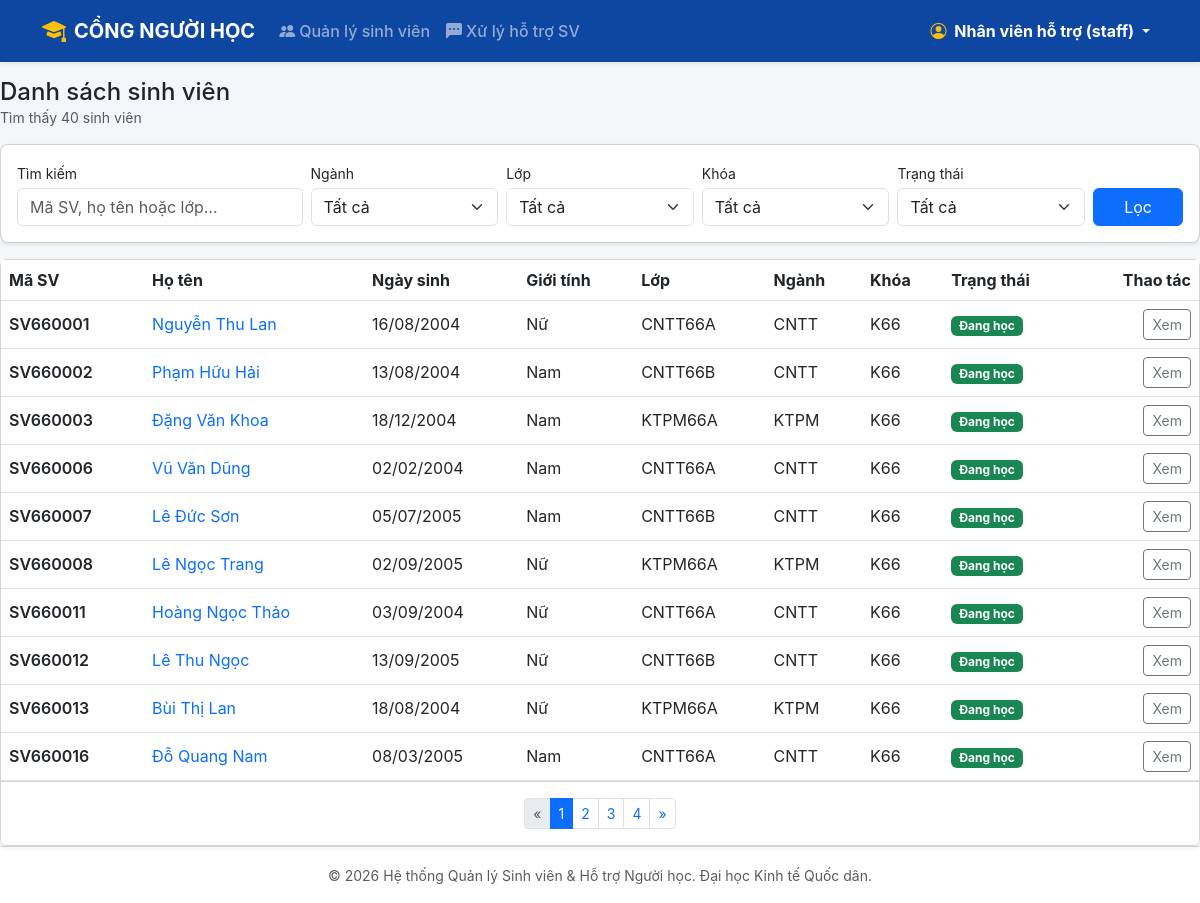
/students/ (signed in), run on the app's committed database.
### tables this page shows
CREATE TABLE TaiKhoan (
    id INTEGER PRIMARY KEY AUTOINCREMENT,
    username TEXT NOT NULL UNIQUE,
    password_hash TEXT NOT NULL,
    vai_tro TEXT NOT NULL CHECK (vai_tro IN ('student', 'support_staff', 'admin')),
    ho_ten TEXT,
    sinh_vien_id INTEGER UNIQUE REFERENCES SinhVien(id) ON DELETE CASCADE
);

CREATE TABLE SinhVien (
    id INTEGER PRIMARY KEY AUTOINCREMENT,
    ma_sv TEXT NOT NULL UNIQUE,
    ho_ten TEXT NOT NULL,
    ngay_sinh TEXT,
    gioi_tinh TEXT CHECK (gioi_tinh IN ('Nam', 'Nữ', 'Khác')),
    email TEXT,
    so_dien_thoai TEXT,
    dia_chi TEXT,
    lop_id INTEGER NOT NULL REFERENCES Lop(id),
    trang_thai TEXT NOT NULL DEFAULT 'Đang học'
        CHECK (trang_thai IN ('Đang học', 'Bảo lưu', 'Đã tốt nghiệp', 'Thôi học')),
    ngay_tao TEXT NOT NULL DEFAULT (datetime('now', 'localtime'))
);

CREATE TABLE Lop (
    id INTEGER PRIMARY KEY AUTOINCREMENT,
    ma_lop TEXT NOT NULL UNIQUE,
    ten_lop TEXT NOT NULL,
    nganh_id INTEGER NOT NULL REFERENCES NganhHoc(id),
    khoa_hoc TEXT NOT NULL
);

CREATE TABLE NganhHoc (
    id INTEGER PRIMARY KEY AUTOINCREMENT,
    ma_nganh TEXT NOT NULL UNIQUE,
    ten_nganh TEXT NOT NULL
);

### students.py (the view)
@students_bp.route("/")
@roles_required("admin", "support_staff")
def list_students():
    db = get_db()
    students, total, page, pages = query_students(request.args)
    return render_template(
        "students/list.html", students=students, total=total, page=page, pages=pages,
        f=request.args,
        nganh_list=db.execute("SELECT id, ma_nganh, ten_nganh FROM NganhHoc ORDER BY ma_nganh").fetchall(),
        lop_list=db.execute("SELECT id, ma_lop FROM Lop ORDER BY ma_lop").fetchall(),
        khoa_list=db.execute("SELECT DISTINCT khoa_hoc FROM Lop ORDER BY khoa_hoc").fetchall(),
        trang_thai_list=TRANG_THAI)

### app.py (called while the page is built)
def dmy(value):
    if not value:
        return "—"
    try:
        return datetime.strptime(str(value)[:10], "%Y-%m-%d").strftime("%d/%m/%Y")
    except ValueError:
        return value

### auth.py (called while the page is built)
@auth_bp.before_app_request
def load_logged_in_user():
    user_id = session.get("user_id")
    if user_id is None:
        g.user = None
    else:
        db = get_db()
        g.user = db.execute(
            "SELECT id, username, vai_tro, ho_ten, sinh_vien_id FROM TaiKhoan WHERE id = ?",
            (user_id,)
        ).fetchone()

def roles_required(*roles):
    def decorator(view):
        @functools.wraps(view)
        def wrapped_view(**kwargs):
            if g.user is None:
                flash("Vui lòng đăng nhập để tiếp tục.", "warning")
                return redirect(url_for("auth.login"))
            if g.user["vai_tro"] not in roles:
                flash("Bạn không có quyền truy cập vào chức năng hoặc trang này.", "danger")
                if g.user["vai_tro"] == "student":
                    return redirect(url_for("portal.profile"))
                return redirect(url_for("students.list_students"))
            return view(**kwargs)
        return wrapped_view
    return decorator

### models.py (called while the page is built)
def connect(path):
    conn = sqlite3.connect(path)
    conn.row_factory = sqlite3.Row
    conn.execute("PRAGMA foreign_keys = ON")
    conn.create_function("norm", 1, normalize, deterministic=True)
    return conn

def get_db():
    if "db" not in g:
        g.db = connect(current_app.config["DATABASE"])
    return g.db

### students.py (called while the page is built)
def _is_int(text):
    return text.isascii() and text.isdigit()

### templates/students/list.html (shortened to what this page needs)
{% extends "base.html" %}
{% from "_macros.html" import status_badge, pagination with context %}
{% block content %}
<div class="d-flex flex-wrap justify-content-between align-items-center gap-2 mb-3">
  <div>
    <h1 class="h4 mb-0">Danh sách sinh viên</h1>
    <div class="text-muted small">Tìm thấy {{ total }} sinh viên</div>
  </div>
</div>
<form method="get" class="card card-body shadow-sm mb-3">
  <div class="row g-2 align-items-end">
    <div class="col-lg-3">
      <label class="form-label small mb-1" for="q">Tìm kiếm</label>
      <input type="search" id="q" name="q" class="form-control" placeholder="Mã SV, họ tên hoặc lớp…"
             value="{{ f.get('q', '') }}">
    </div>
    <div class="col-6 col-lg-2">
      <label class="form-label small mb-1" for="f-nganh">Ngành</label>
      <select class="form-select" id="f-nganh" name="nganh_id" data-autosubmit data-reset-target="#f-lop">
        <option value="">Tất cả</option>
      </select>
    </div>
    <div class="col-6 col-lg-2">
      <label class="form-label small mb-1" for="f-lop">Lớp</label>
      <select class="form-select" id="f-lop" name="lop_id" data-autosubmit>
        <option value="">Tất cả</option>
      </select>
    </div>
    <div class="col-6 col-lg-2">
      <label class="form-label small mb-1" for="f-khoa">Khóa</label>
      <select class="form-select" id="f-khoa" name="khoa_hoc" data-autosubmit>
        <option value="">Tất cả</option>
      </select>
    </div>
    <div class="col-6 col-lg-2">
      <label class="form-label small mb-1" for="f-tt">Trạng thái</label>
      <select class="form-select" id="f-tt" name="trang_thai" data-autosubmit>
        <option value="">Tất cả</option>
      </select>
    </div>
    <div class="col-lg-1 d-grid">
      <button class="btn btn-primary">Lọc</button>
    </div>
  </div>
</form>
<div class="card shadow-sm">
  <div class="table-responsive">
    <table class="table table-hover align-middle mb-0">
      <thead>
        <tr>
          <th>Mã SV</th><th>Họ tên</th><th>Ngày sinh</th><th>Giới tính</th>
          <th>Lớp</th><th>Ngành</th><th>Khóa</th><th>Trạng thái</th><th class="text-end">Thao tác</th>
        </tr>
      </thead>
      <tbody>
        {% for s in students %}
        <tr>
          <td class="fw-semibold">{{ s.ma_sv }}</td>
          <td><a class="text-decoration-none" href="{{ url_for('students.detail', sv_id=s.id) }}">{{ s.ho_ten }}</a></td>
          <td>{{ s.ngay_sinh|dmy }}</td>
          <td>{{ s.gioi_tinh or '—' }}</td>
          <td>{{ s.ma_lop }}</td>
          <td>{{ s.ma_nganh }}</td>
          <td>{{ s.khoa_hoc }}</td>
          <td>{{ status_badge(s.trang_thai) }}</td>
          <td class="text-end text-nowrap">
            <a class="btn btn-sm btn-outline-secondary" href="{{ url_for('students.detail', sv_id=s.id) }}">Xem</a>
          </td>
        </tr>
        {% else %}
        <tr><td colspan="9" class="text-center text-muted py-5">Không có sinh viên nào phù hợp.</td></tr>
        {% endfor %}
      </tbody>
    </table>
  </div>
  {% if pages > 1 %}
  <div class="card-footer bg-white py-3">{{ pagination('students.list_students', page, pages) }}</div>
  {% endif %}
</div>
{% endblock %}

### templates/base.html (shortened to what this page needs)
<!DOCTYPE html>
<html lang="vi">
<head>
    <link href="https://cdn.jsdelivr.net/npm/bootstrap@5.3.0/dist/css/bootstrap.min.css" rel="stylesheet">
    <link rel="stylesheet" href="https://cdn.jsdelivr.net/npm/bootstrap-icons@1.11.1/font/bootstrap-icons.css">
</head>
<body>
    <nav class="navbar navbar-expand-lg navbar-dark navbar-neu shadow-sm sticky-top">
        <div class="container">
            <a class="navbar-brand fw-bold d-flex align-items-center" href="{{ url_for('home') }}">
                <i class="bi bi-mortarboard-fill me-2 fs-4 text-warning"></i> CỔNG NGƯỜI HỌC
            </a>
            <div class="collapse navbar-collapse" id="navbarNav">
                <ul class="navbar-nav me-auto mb-2 mb-lg-0">
                    {% if g.user %}
                        {% if g.user.vai_tro == 'student' %}
                            <li class="nav-item">
                                <a class="nav-link" href="{{ url_for('portal.profile') }}"><i class="bi bi-person-circle me-1"></i>Hồ sơ cá nhân</a>
                            </li>
                            <li class="nav-item">
                                <a class="nav-link" href="{{ url_for('portal.curriculum') }}"><i class="bi bi-journal-text me-1"></i>Chương trình đào tạo</a>
                            </li>
                            <li class="nav-item">
                                <a class="nav-link" href="{{ url_for('portal.finance') }}"><i class="bi bi-credit-card me-1"></i>Tài chính sinh viên</a>
                            </li>
                            <li class="nav-item">
                                <a class="nav-link" href="{{ url_for('portal.support') }}"><i class="bi bi-headset me-1"></i>Hỗ trợ & Thắc mắc</a>
                            </li>
                        {% else %}
                            <li class="nav-item">
                                <a class="nav-link" href="{{ url_for('students.list_students') }}"><i class="bi bi-people-fill me-1"></i>Quản lý sinh viên</a>
                            </li>
                            <li class="nav-item">
                                <a class="nav-link" href="{{ url_for('portal.support') }}"><i class="bi bi-chat-left-dots-fill me-1"></i>Xử lý hỗ trợ SV</a>
                            </li>
                        {% endif %}
                    {% endif %}
                </ul>
                <ul class="navbar-nav ms-auto">
                    {% if g.user %}
                        <li class="nav-item dropdown">
                            <a class="nav-link dropdown-toggle text-white fw-bold" href="#" id="userDrop" role="button" data-bs-toggle="dropdown">
                                <i class="bi bi-person-circle me-1 text-warning"></i>
                                {% if g.user.vai_tro == 'student' %}
                                    {{ g.user.ho_ten }}
                                {% elif g.user.vai_tro == 'admin' %}
                                    Admin ({{ g.user.username }})
                                {% else %}
                                    Nhân viên hỗ trợ ({{ g.user.username }})
                                {% endif %}
                            </a>
                        </li>
                    {% else %}
                        <li class="nav-item"><a class="nav-link" href="{{ url_for('auth.login') }}">Đăng nhập</a></li>
                    {% endif %}
                </ul>
            </div>
        </div>
    </nav>
    <main>
        {% block content %}{% endblock %}
    </main>
    <footer class="text-center py-3 text-muted border-top bg-white mt-auto">
        <div class="container">
            <small>© 2026 Hệ thống Quản lý Sinh viên & Hỗ trợ Người học. Đại học Kinh tế Quốc dân.</small>
        </div>
    </footer>
</body>
</html>

### templates/_macros.html (shortened to what this page needs)
{% macro status_badge(tt) %}
  {% set cls = {'Đang học': 'success', 'Bảo lưu': 'warning', 'Đã tốt nghiệp': 'primary', 'Thôi học': 'secondary'}.get(tt, 'secondary') %}
  <span class="badge text-bg-{{ cls }}">{{ tt }}</span>
{% endmacro %}
{% macro pagination(endpoint, page, pages) %}
  {% if pages > 1 %}
  <nav aria-label="Phân trang">
    <ul class="pagination pagination-sm justify-content-center mb-0">
      <li class="page-item {{ 'disabled' if page <= 1 }}">
        <a class="page-link" href="{{ url_for(endpoint, **dict(request.args.to_dict(), page=page - 1)) }}">«</a>
      </li>
      {% for p in range(1, pages + 1) %}
        {% if p == 1 or p == pages or (p - page)|abs <= 2 %}
        <li class="page-item {{ 'active' if p == page }}">
          <a class="page-link" href="{{ url_for(endpoint, **dict(request.args.to_dict(), page=p)) }}">{{ p }}</a>
        </li>
        {% elif (p - page)|abs == 3 %}
        <li class="page-item disabled"><span class="page-link">…</span></li>
        {% endif %}
      {% endfor %}
      <li class="page-item {{ 'disabled' if page >= pages }}">
        <a class="page-link" href="{{ url_for(endpoint, **dict(request.args.to_dict(), page=page + 1)) }}">»</a>
      </li>
    </ul>
  </nav>
  {% endif %}
{% endmacro %}

### templates/base.html (style rules this page uses)
html, body { height: 100%; }
body { background-color: #f4f6f9; font-family: -apple-system, BlinkMacSystemFont, "Segoe UI", Roboto, sans-serif; display: flex; flex-direction: column; min-height: 100vh; }
.navbar-neu { background-color: #0d47a1; }
.nav-link { font-weight: 500; }
.card { border-radius: 8px; }
main { flex: 1 0 auto; }
footer { flex-shrink: 0; }

### data on the page
TaiKhoan: user.username "staff"
SinhVien: ma_sv "SV660001", ho_ten "Nguyễn Thu Lan", ngay_sinh|dmy "16/08/2004", gioi_tinh "Nữ", ma_lop "CNTT66A", ma_nganh "CNTT", khoa_hoc "K66", trang_thai "Đang học"
SinhVien: ma_sv "SV660002", ho_ten "Phạm Hữu Hải", ngay_sinh|dmy "13/08/2004", gioi_tinh "Nam", ma_lop "CNTT66B", ma_nganh "CNTT", khoa_hoc "K66", trang_thai "Đang học"
SinhVien: ma_sv "SV660003", ho_ten "Đặng Văn Khoa", ngay_sinh|dmy "18/12/2004", gioi_tinh "Nam", ma_lop "KTPM66A", ma_nganh "KTPM", khoa_hoc "K66", trang_thai "Đang học"
SinhVien: ma_sv "SV660006", ho_ten "Vũ Văn Dũng", ngay_sinh|dmy "02/02/2004", gioi_tinh "Nam", ma_lop "CNTT66A", ma_nganh "CNTT", khoa_hoc "K66", trang_thai "Đang học"
SinhVien: ma_sv "SV660007", ho_ten "Lê Đức Sơn", ngay_sinh|dmy "05/07/2005", gioi_tinh "Nam", ma_lop "CNTT66B", ma_nganh "CNTT", khoa_hoc "K66", trang_thai "Đang học"
SinhVien: ma_sv "SV660008", ho_ten "Lê Ngọc Trang", ngay_sinh|dmy "02/09/2005", gioi_tinh "Nữ", ma_lop "KTPM66A", ma_nganh "KTPM", khoa_hoc "K66", trang_thai "Đang học"
SinhVien: ma_sv "SV660011", ho_ten "Hoàng Ngọc Thảo", ngay_sinh|dmy "03/09/2004", gioi_tinh "Nữ", ma_lop "CNTT66A", ma_nganh "CNTT", khoa_hoc "K66", trang_thai "Đang học"
SinhVien: ma_sv "SV660012", ho_ten "Lê Thu Ngọc", ngay_sinh|dmy "13/09/2005", gioi_tinh "Nữ", ma_lop "CNTT66B", ma_nganh "CNTT", khoa_hoc "K66", trang_thai "Đang học"
SinhVien: ma_sv "SV660013", ho_ten "Bùi Thị Lan", ngay_sinh|dmy "18/08/2004", gioi_tinh "Nữ", ma_lop "KTPM66A", ma_nganh "KTPM", khoa_hoc "K66", trang_thai "Đang học"
SinhVien: ma_sv "SV660016", ho_ten "Đỗ Quang Nam", ngay_sinh|dmy "08/03/2005", gioi_tinh "Nam", ma_lop "CNTT66A", ma_nganh "CNTT", khoa_hoc "K66", trang_thai "Đang học"

### other printed values
{{ total }} "40"
{{ p }} "1" "2" "3" "4"
